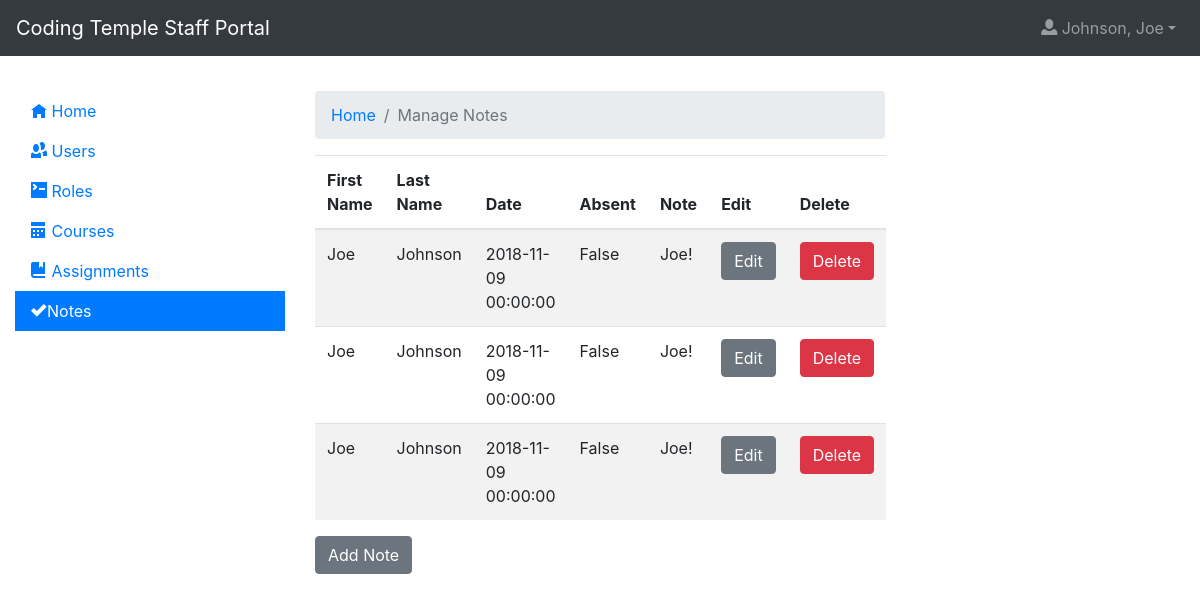
The app's page /notes/ (signed in), older data.
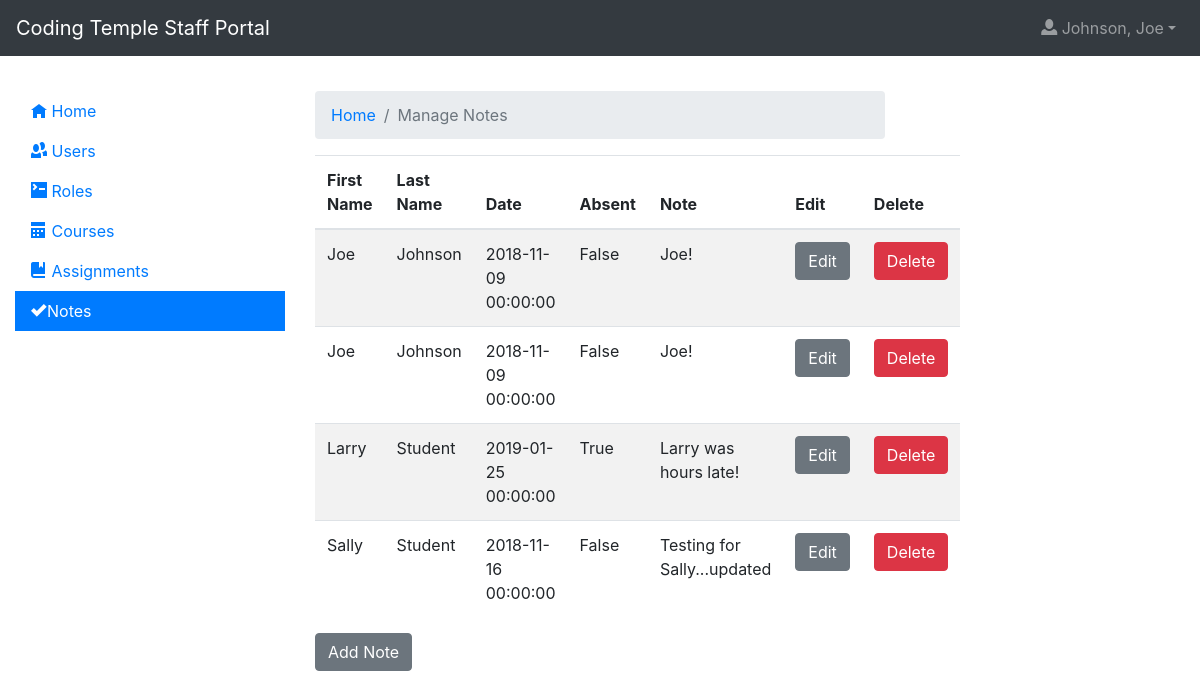
The same page, newer data.
### app/models.py (models this page shows, shortened)
class TimestampMixin(object):
    created = db.Column(
        db.DateTime, nullable=False, default=datetime.utcnow)
    updated = db.Column(db.DateTime, default=datetime.utcnow, onupdate=datetime.utcnow)

class User(UserMixin, TimestampMixin, db.Model):
  id = db.Column(db.Integer, primary_key=True)
  f_name = db.Column(db.String)
  preferred_name = db.Column(db.String)
  l_name = db.Column(db.String)
  image = db.Column(db.String, default='http://placehold.it/400x900&text=Image')
  email = db.Column(db.String, index=True, unique=True)
  bio = db.Column(db.String, default = 'Enter a bio')
  password_hash = db.Column(db.String)
  roles = db.relationship('Role', secondary=userRole, lazy='subquery', backref=db.backref('users', lazy=True))
  contact_phone = db.Column(db.String, nullable=True)
  personal_website = db.Column(db.String, nullable=True)
  street_address = db.Column(db.String, nullable=True)
  city = db.Column(db.String, nullable=True)
  state = db.Column(db.String, nullable=True)
  postal_code = db.Column(db.String, nullable=True)
  linkedin_url = db.Column(db.String, nullable=True)
  github_name = db.Column(db.String, nullable=True)
  twitter_name = db.Column(db.String, nullable=True)
  employment_histories = db.relationship('EmploymentHistory', backref='user', lazy=True)

class Note(TimestampMixin, db.Model):
  id = db.Column(db.Integer, primary_key=True)
  date = db.Column(db.DateTime)
  note = db.Column(db.String)
  absent = db.Column(db.Boolean)
  user_id = db.Column(db.Integer, db.ForeignKey('user.id'))
  user = db.relationship('User', backref='notes', lazy='subquery')

### app/blueprints/notes/__init__.py (the view)
@notes.route('/', methods=['GET'])
@login_required
@authorize
def index():
  context = {
    'title': 'Notes',
    'notes': Note.query.all()
  }
  return render_template('/notes/index.html', **context)

### app/models.py (called while the page is built)
@login.user_loader
def load_user(id):
  return User.query.get(int(id))

### app/blueprints/notes/templates/notes/index.html (shortened to what this page needs)
{% extends 'layout.html' %}
{% block app_content %}
    <nav aria-label="breadcrumb">
        <ol class="breadcrumb">
            <li class="breadcrumb-item"><a href="{{url_for('index')}}">Home</a></li>
            <li class="breadcrumb-item active" aria-current="page">Manage Notes</li>
        </ol>
    </nav>
    <table class="table table-striped">
        <thead>
            <tr>
                <th>First Name</th>
                <th>Last Name</th>
                <th>Date</th>
                <th>Absent</th>
                <th>Note</th>
                <th>Edit</th>
                <th>Delete</th>
            </tr>
        </thead>
        <tbody>
            {% for note in notes %}
                <tr>
                    <td>{{note.user.f_name}}</td>
                    <td>{{note.user.l_name}}</td>
                    <td>{{note.date}}</td>
                    <td>{{note.absent}}</td>
                    <td>{{note.note}}</td>
                    <td><a href="{{url_for('notes.edit')}}?id={{note.id}}" class="btn btn-secondary">Edit</a></td>
                    <td>
                        <form action="{{url_for('notes.delete')}}" method="POST">
                            <input type="submit" class="btn btn-danger" value="Delete" />
                        </form>
                    </td>
                </tr>
            {% endfor %}
        </tbody>
    </table>
    <a href="{{url_for('notes.add')}}" class="btn btn-secondary">Add Note</a>
{% endblock %}

### app/templates/layout.html (shortened to what this page needs)
<!doctype html>
<html lang="en">
  <head>
    <link rel="stylesheet" href="https://stackpath.bootstrapcdn.com/bootstrap/4.1.3/css/bootstrap.min.css">
    <link rel="stylesheet" href="{{ url_for('static', filename='./css/open-iconic-bootstrap.min.css') }}">
    <link rel="stylesheet" href="//code.jquery.com/ui/1.11.4/themes/smoothness/jquery-ui.css">
    <link rel="stylesheet" href="{{ url_for('static', filename='./css/main.css') }}">
  </head>
  <body>
    {% block navbar %}
      {% include './includes/navigation.html' %}
    {% endblock %}
    {% block content %}
      <div id="main">
        <div class="container-fluid">
          <div class="row">
            <div class="col-12 col-md-3">
              {% if current_user.is_authenticated %}
                {% include 'includes/sidebar1.html' %}
              {% endif %}
            </div>
            <div class="col-12 col-md-6">
              {% block app_content %}{% endblock %}
            </div>
            <div class="col-12 col-md-3">
            </div>
          </div>
        </div>
      </div>
    {% endblock %}
  </body>
</html>

### app/templates/includes/navigation.html (shortened to what this page needs)
<nav class="navbar navbar-expand-lg sticky-top navbar-dark bg-dark">
  <a class="navbar-brand" href="{{ url_for('index') }}">Coding Temple Staff Portal</a>
  <div class="collapse navbar-collapse" id="navbarSupportedContent">
    <ul class="navbar-nav ml-auto">
        {% if not current_user.is_authenticated %}
          <li class="nav-item">
            <a class="nav-link" href="{{ url_for('account.login') }}"><span class="oi oi-account-login"></span> Login</a>
          </li>
          <li class="nav-item">
            <a class="nav-link" href="{{ url_for('account.register') }}"><span class="oi oi-thumb-up"></span> Register</a>
          </li>
        {% else %}
          <li class="nav-item dropdown">
            <a class="nav-link dropdown-toggle" data-toggle="dropdown" href="#" role="button" aria-haspopup="true" aria-expanded="false"><span class="oi oi-person" title="person" aria-hidden="true"></span> {{ "{}, {}".format(current_user.l_name, current_user.f_name) }}</a>
          </li>
        {% endif %}
    </ul>
  </div>
</nav>

### app/templates/includes/sidebar1.html
<div id="sidebar-1">
  <ul class="nav nav-pills flex-column">
      <li class="nav-item"><a class="{% if url_for('index')|string == request.url_rule|string  %}nav-link active{% else %}nav-link{% endif%}" href="{{ url_for('index') }}"><span class="oi oi-home"></span> <span class="d-none d-md-inline">Home</span></a></li>
      {% if current_user.is_authenticated and "Super User" in current_user.roles|map(attribute="name")  %}
      <li class="nav-item"><a class="{% if url_for('users.index')|string in request.url_rule|string  %}nav-link active{% else %}nav-link{% endif%}" href="{{ url_for('users.index') }}"><span class="oi oi-people"></span> <span class="d-none d-md-inline">Users</span></a></li>
      <li class="nav-item"><a class="{% if url_for('roles.index')|string in request.url_rule|string  %}nav-link active{% else %}nav-link{% endif%}" href="{{ url_for('roles.index') }}"><span class="oi oi-terminal"></span> <span class="d-none d-md-inline">Roles</span></a></li>
      <li class="nav-item"><a class="{% if url_for('courses.index')|string in request.url_rule|string  %}nav-link active{% else %}nav-link{% endif%}" href="{{ url_for('courses.index') }}"><span class="oi oi-calendar"></span> <span class="d-none d-md-inline">Courses</span></a></li>
      <li class="nav-item"><a class="{% if url_for('assignments.index')|string in request.url_rule|string  %}nav-link active{% else %}nav-link{% endif%}" href="{{ url_for('assignments.index') }}"><span class="oi oi-book"></span> <span class="d-none d-md-inline">Assignments</span></a></li>
      <li class="nav-item"><a class="{% if url_for('notes.index')|string in request.url_rule|string  %}nav-link active{% else %}nav-link{% endif%}" href="{{ url_for('notes.index') }}"><span class="oi oi-check"></span><span class="d-none d-md-inline">Notes</span></a></li>
      {% endif %}
  </ul>
</div>

### app/static/css/main.css (style rules this page uses)
#sidebar-1 a, .navbar { border-radius: 0; }
#main { margin-top: 35px; }

Row changes from the older to the newer data that the page shows:
removed Note: user.f_name "Joe", user.l_name "Johnson", date "2018-11-09 00:00:00", absent "False", note "Joe!"
added Note: user.f_name "Larry", user.l_name "Student", date "2019-01-25 00:00:00", absent "True", note "Larry was hours late!"
added Note: user.f_name "Sally", user.l_name "Student", date "2018-11-16 00:00:00", absent "False", note "Testing for Sally...updated"
